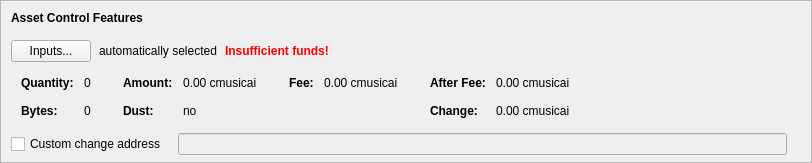
      <widget class="QFrame" name="frameAssetControl">
       <property name="sizePolicy">
        <sizepolicy hsizetype="Expanding" vsizetype="Fixed">
         <horstretch>0</horstretch>
         <verstretch>0</verstretch>
        </sizepolicy>
       </property>
       <property name="maximumSize">
        <size>
         <width>16777215</width>
         <height>16777215</height>
        </size>
       </property>
       <property name="frameShape">
        <enum>QFrame::StyledPanel</enum>
       </property>
       <property name="frameShadow">
        <enum>QFrame::Sunken</enum>
       </property>
       <layout class="QVBoxLayout" name="verticalLayoutAssetControl2">
        <property name="spacing">
         <number>0</number>
        </property>
        <property name="leftMargin">
         <number>0</number>
        </property>
        <property name="topMargin">
         <number>0</number>
        </property>
        <property name="rightMargin">
         <number>0</number>
        </property>
        <property name="bottomMargin">
         <number>6</number>
        </property>
        <item>
         <layout class="QVBoxLayout" name="verticalLayoutAssetControl" stretch="0,0,0,0,1">
          <property name="spacing">
           <number>0</number>
          </property>
          <property name="leftMargin">
           <number>10</number>
          </property>
          <property name="topMargin">
           <number>10</number>
          </property>
          <item>
           <layout class="QHBoxLayout" name="horizontalLayoutAssetControl1">
            <property name="bottomMargin">
             <number>15</number>
            </property>
            <item>
             <widget class="QLabel" name="labelAssetControlFeatures">
              <property name="sizePolicy">
               <sizepolicy hsizetype="Preferred" vsizetype="Maximum">
                <horstretch>0</horstretch>
                <verstretch>0</verstretch>
               </sizepolicy>
              </property>
              <property name="font">
               <font>
                <weight>75</weight>
                <bold>true</bold>
               </font>
              </property>
              <property name="styleSheet">
               <string notr="true">font-weight:bold;</string>
              </property>
              <property name="text">
               <string>Asset Control Features</string>
              </property>
             </widget>
            </item>
           </layout>
          </item>
          <item>
           <layout class="QHBoxLayout" name="horizontalLayoutAssetControl2" stretch="0,0,0,0">
            <property name="spacing">
             <number>8</number>
            </property>
            <property name="bottomMargin">
             <number>10</number>
            </property>
            <item>
             <widget class="QPushButton" name="pushButtonAssetControl">
              <property name="styleSheet">
               <string notr="true"/>
              </property>
              <property name="text">
               <string>Inputs...</string>
              </property>
              <property name="autoDefault">
               <bool>false</bool>
              </property>
             </widget>
            </item>
            <item>
             <widget class="QLabel" name="labelAssetControlAutomaticallySelected">
              <property name="text">
               <string>automatically selected</string>
              </property>
              <property name="margin">
               <number>5</number>
              </property>
             </widget>
            </item>
            <item>
             <widget class="QLabel" name="labelAssetControlInsuffFunds">
              <property name="font">
               <font>
                <weight>75</weight>
                <bold>true</bold>
               </font>
              </property>
              <property name="styleSheet">
               <string notr="true">color:red;font-weight:bold;</string>
              </property>
              <property name="text">
               <string>Insufficient funds!</string>
              </property>
              <property name="margin">
               <number>5</number>
              </property>
             </widget>
            </item>
            <item>
             <spacer name="horizontalSpacerAssetControl">
              <property name="orientation">
               <enum>Qt::Horizontal</enum>
              </property>
              <property name="sizeHint" stdset="0">
               <size>
                <width>40</width>
                <height>1</height>
               </size>
              </property>
             </spacer>
            </item>
           </layout>
          </item>
          <item>
           <widget class="QWidget" name="widgetAssetControl" native="true">
            <property name="sizePolicy">
             <sizepolicy hsizetype="Preferred" vsizetype="Preferred">
              <horstretch>0</horstretch>
              <verstretch>0</verstretch>
             </sizepolicy>
            </property>
            <property name="minimumSize">
             <size>
              <width>0</width>
              <height>0</height>
             </size>
            </property>
            <property name="styleSheet">
             <string notr="true"/>
            </property>
            <layout class="QHBoxLayout" name="horizontalLayoutAssetControl5">
             <property name="leftMargin">
              <number>0</number>
             </property>
             <property name="topMargin">
              <number>0</number>
             </property>
             <property name="rightMargin">
              <number>0</number>
             </property>
             <property name="bottomMargin">
              <number>0</number>
             </property>
             <item>
              <layout class="QHBoxLayout" name="horizontalLayoutAssetControl3" stretch="0,0,0,1">
               <property name="spacing">
                <number>20</number>
               </property>
               <property name="topMargin">
                <number>0</number>
               </property>
               <property name="bottomMargin">
                <number>10</number>
               </property>
               <item>
                <layout class="QFormLayout" name="formLayoutAssetControl1">
                 <property name="horizontalSpacing">
                  <number>10</number>
                 </property>
                 <property name="verticalSpacing">
                  <number>14</number>
                 </property>
                 <property name="leftMargin">
                  <number>10</number>
                 </property>
                 <property name="topMargin">
                  <number>4</number>
                 </property>
                 <property name="rightMargin">
                  <number>6</number>
                 </property>
                 <item row="0" column="0">
                  <widget class="QLabel" name="labelAssetControlQuantityText">
                   <property name="font">
                    <font>
                     <weight>75</weight>
                     <bold>true</bold>
                    </font>
                   </property>
                   <property name="text">
                    <string>Quantity:</string>
                   </property>
                   <property name="margin">
                    <number>0</number>
                   </property>
                  </widget>
                 </item>
                 <item row="0" column="1">
                  <widget class="QLabel" name="labelAssetControlQuantity">
                   <property name="cursor">
                    <cursorShape>IBeamCursor</cursorShape>
                   </property>
                   <property name="contextMenuPolicy">
                    <enum>Qt::ActionsContextMenu</enum>
                   </property>
                   <property name="text">
                    <string notr="true">0</string>
                   </property>
                   <property name="margin">
                    <number>0</number>
                   </property>
                   <property name="textInteractionFlags">
                    <set>Qt::LinksAccessibleByMouse|Qt::TextSelectableByKeyboard|Qt::TextSelectableByMouse</set>
                   </property>
                  </widget>
                 </item>
                 <item row="1" column="0">
                  <widget class="QLabel" name="labelAssetControlBytesText">
                   <property name="font">
                    <font>
                     <weight>75</weight>
                     <bold>true</bold>
                    </font>
                   </property>
                   <property name="text">
                    <string>Bytes:</string>
                   </property>
                  </widget>
                 </item>
                 <item row="1" column="1">
                  <widget class="QLabel" name="labelAssetControlBytes">
                   <property name="cursor">
                    <cursorShape>IBeamCursor</cursorShape>
                   </property>
                   <property name="contextMenuPolicy">
                    <enum>Qt::ActionsContextMenu</enum>
                   </property>
                   <property name="text">
                    <string notr="true">0</string>
                   </property>
                   <property name="textInteractionFlags">
                    <set>Qt::LinksAccessibleByMouse|Qt::TextSelectableByKeyboard|Qt::TextSelectableByMouse</set>
                   </property>
                  </widget>
                 </item>
                </layout>
               </item>
               <item>
                <layout class="QFormLayout" name="formLayoutAssetControl2">
                 <property name="horizontalSpacing">
                  <number>10</number>
                 </property>
                 <property name="verticalSpacing">
                  <number>14</number>
                 </property>
                 <property name="leftMargin">
                  <number>6</number>
                 </property>
                 <property name="topMargin">
                  <number>4</number>
                 </property>
                 <property name="rightMargin">
                  <number>6</number>
                 </property>
                 <item row="0" column="0">
                  <widget class="QLabel" name="labelAssetControlAmountText">
                   <property name="font">
                    <font>
                     <weight>75</weight>
                     <bold>true</bold>
                    </font>
                   </property>
                   <property name="text">
                    <string>Amount:</string>
                   </property>
                   <property name="margin">
                    <number>0</number>
                   </property>
                  </widget>
                 </item>
                 <item row="0" column="1">
                  <widget class="QLabel" name="labelAssetControlAmount">
                   <property name="cursor">
                    <cursorShape>IBeamCursor</cursorShape>
                   </property>
                   <property name="contextMenuPolicy">
                    <enum>Qt::ActionsContextMenu</enum>
                   </property>
                   <property name="text">
                    <string notr="true">0.00 cmusicai</string>
                   </property>
                   <property name="textInteractionFlags">
                    <set>Qt::LinksAccessibleByMouse|Qt::TextSelectableByKeyboard|Qt::TextSelectableByMouse</set>
                   </property>
                  </widget>
                 </item>
                 <item row="1" column="0">
                  <widget class="QLabel" name="labelAssetControlLowOutputText">
                   <property name="font">
                    <font>
                     <weight>75</weight>
                     <bold>true</bold>
                    </font>
                   </property>
                   <property name="text">
                    <string>Dust:</string>
                   </property>
                  </widget>
                 </item>
                 <item row="1" column="1">
                  <widget class="QLabel" name="labelAssetControlLowOutput">
                   <property name="cursor">
                    <cursorShape>IBeamCursor</cursorShape>
                   </property>
                   <property name="contextMenuPolicy">
                    <enum>Qt::ActionsContextMenu</enum>
                   </property>
                   <property name="text">
                    <string notr="true">no</string>
                   </property>
                   <property name="textInteractionFlags">
                    <set>Qt::LinksAccessibleByMouse|Qt::TextSelectableByKeyboard|Qt::TextSelectableByMouse</set>
                   </property>
                  </widget>
                 </item>
                </layout>
               </item>
               <item>
                <layout class="QFormLayout" name="formLayoutAssetControl3">
                 <property name="horizontalSpacing">
                  <number>10</number>
                 </property>
                 <property name="verticalSpacing">
                  <number>14</number>
                 </property>
                 <property name="leftMargin">
                  <number>6</number>
                 </property>
                 <property name="topMargin">
                  <number>4</number>
                 </property>
                 <property name="rightMargin">
                  <number>6</number>
                 </property>
                 <item row="0" column="0">
                  <widget class="QLabel" name="labelAssetControlFeeText">
                   <property name="font">
                    <font>
                     <weight>75</weight>
                     <bold>true</bold>
                    </font>
                   </property>
                   <property name="text">
                    <string>Fee:</string>
                   </property>
                   <property name="margin">
                    <number>0</number>
                   </property>
                  </widget>
                 </item>
                 <item row="0" column="1">
                  <widget class="QLabel" name="labelAssetControlFee">
                   <property name="cursor">
                    <cursorShape>IBeamCursor</cursorShape>
                   </property>
                   <property name="contextMenuPolicy">
                    <enum>Qt::ActionsContextMenu</enum>
                   </property>
                   <property name="text">
                    <string notr="true">0.00 cmusicai</string>
                   </property>
                   <property name="textInteractionFlags">
                    <set>Qt::LinksAccessibleByMouse|Qt::TextSelectableByKeyboard|Qt::TextSelectableByMouse</set>
                   </property>
                  </widget>
                 </item>
                </layout>
               </item>
               <item>
                <layout class="QFormLayout" name="formLayoutAssetControl4">
                 <property name="horizontalSpacing">
                  <number>10</number>
                 </property>
                 <property name="verticalSpacing">
                  <number>14</number>
                 </property>
                 <property name="leftMargin">
                  <number>6</number>
                 </property>
                 <property name="topMargin">
                  <number>4</number>
                 </property>
                 <property name="rightMargin">
                  <number>6</number>
                 </property>
                 <item row="0" column="0">
                  <widget class="QLabel" name="labelAssetControlAfterFeeText">
                   <property name="font">
                    <font>
                     <weight>75</weight>
                     <bold>true</bold>
                    </font>
                   </property>
                   <property name="text">
                    <string>After Fee:</string>
                   </property>
                   <property name="margin">
                    <number>0</number>
                   </property>
                  </widget>
                 </item>
                 <item row="0" column="1">
                  <widget class="QLabel" name="labelAssetControlAfterFee">
                   <property name="cursor">
                    <cursorShape>IBeamCursor</cursorShape>
                   </property>
                   <property name="contextMenuPolicy">
                    <enum>Qt::ActionsContextMenu</enum>
                   </property>
                   <property name="text">
                    <string notr="true">0.00 cmusicai</string>
                   </property>
                   <property name="textInteractionFlags">
                    <set>Qt::LinksAccessibleByMouse|Qt::TextSelectableByKeyboard|Qt::TextSelectableByMouse</set>
                   </property>
                  </widget>
                 </item>
                 <item row="1" column="0">
                  <widget class="QLabel" name="labelAssetControlChangeText">
                   <property name="font">
                    <font>
                     <weight>75</weight>
                     <bold>true</bold>
                    </font>
                   </property>
                   <property name="text">
                    <string>Change:</string>
                   </property>
                  </widget>
                 </item>
                 <item row="1" column="1">
                  <widget class="QLabel" name="labelAssetControlChange">
                   <property name="cursor">
                    <cursorShape>IBeamCursor</cursorShape>
                   </property>
                   <property name="contextMenuPolicy">
                    <enum>Qt::ActionsContextMenu</enum>
                   </property>
                   <property name="text">
                    <string notr="true">0.00 cmusicai</string>
                   </property>
                   <property name="textInteractionFlags">
                    <set>Qt::LinksAccessibleByMouse|Qt::TextSelectableByKeyboard|Qt::TextSelectableByMouse</set>
                   </property>
                  </widget>
                 </item>
                </layout>
               </item>
              </layout>
             </item>
            </layout>
           </widget>
          </item>
          <item>
           <layout class="QHBoxLayout" name="horizontalLayoutAssetControl4" stretch="0,0,0">
            <property name="spacing">
             <number>12</number>
            </property>
            <property name="sizeConstraint">
             <enum>QLayout::SetDefaultConstraint</enum>
            </property>
            <property name="topMargin">
             <number>5</number>
            </property>
            <property name="rightMargin">
             <number>5</number>
            </property>
            <item>
             <widget class="QCheckBox" name="checkBoxAssetControlChange">
              <property name="toolTip">
               <string>If this is activated, but the change address is empty or invalid, change will be sent to a newly generated address.</string>
              </property>
              <property name="text">
               <string>Custom change address</string>
              </property>
             </widget>
            </item>
            <item>
             <widget class="QValidatedLineEdit" name="lineEditAssetControlChange">
              <property name="enabled">
               <bool>false</bool>
              </property>
              <property name="sizePolicy">
               <sizepolicy hsizetype="Expanding" vsizetype="Fixed">
                <horstretch>0</horstretch>
                <verstretch>0</verstretch>
               </sizepolicy>
              </property>
             </widget>
            </item>
            <item>
             <widget class="QLabel" name="labelAssetControlChangeLabel">
              <property name="sizePolicy">
               <sizepolicy hsizetype="Preferred" vsizetype="Expanding">
                <horstretch>0</horstretch>
                <verstretch>0</verstretch>
               </sizepolicy>
              </property>
              <property name="minimumSize">
               <size>
                <width>0</width>
                <height>0</height>
               </size>
              </property>
              <property name="text">
               <string/>
              </property>
              <property name="margin">
               <number>3</number>
              </property>
             </widget>
            </item>
           </layout>
          </item>
          <item>
           <spacer name="verticalSpacerAssetControl">
            <property name="orientation">
             <enum>Qt::Vertical</enum>
            </property>
            <property name="sizeHint" stdset="0">
             <size>
              <width>800</width>
              <height>1</height>
             </size>
            </property>
           </spacer>
          </item>
         </layout>
        </item>
       </layout>
      </widget>
